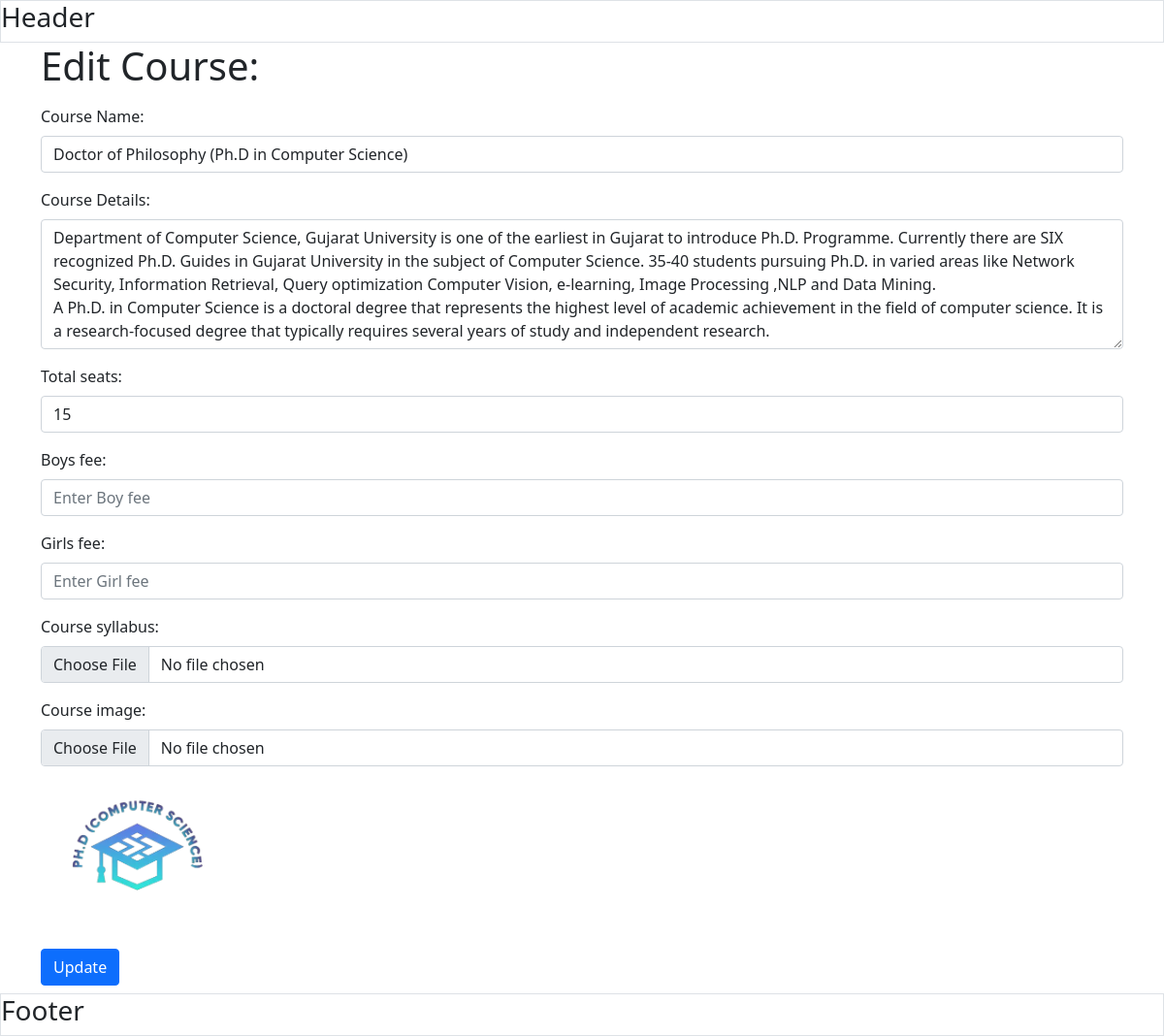
The app's page /Department/admin/edit_course.php?course_id=1 with its own data.
### tables this page shows
CREATE TABLE `course` (
  `course_id` int(11) NOT NULL,
  `course_name` varchar(255) DEFAULT NULL,
  `course_duration` tinyint(1) DEFAULT NULL,
  `course_details` text DEFAULT NULL,
  `course_document` text NOT NULL,
  `course_image` text NOT NULL,
  `seat_number` int(11) NOT NULL,
  `boys_fees` varchar(11) NOT NULL,
  `girls_fees` varchar(11) NOT NULL,
  `brouchers` varchar(100) NOT NULL
);

### Department/admin/edit_course.php (the view, shortened to what this page needs)
<?php
include "include/connection/db.php";
if (isset($_GET['course_id'])) {
    $courseId = $_GET['course_id'];
    $sql = "SELECT * FROM course WHERE course_id = $courseId";
    $result = mysqli_query($conn, $sql);
    $row = mysqli_fetch_assoc($result);
    $courseName = $row['course_name'];
    $courseDetails = $row['course_details'];
    $seats = $row['seat_number'];
    $boyFee = $row['boys_fees'];
    $girlFee = $row['girls_fees'];
} else {
    echo "Course ID not provided.";
    exit;
}
?>
<!DOCTYPE html>
<html lang="en">
<head>
    <link rel="stylesheet" href="include/css/bootstrap.min.css">
</head>
<body>
    <header class="border border-1">
        <h3>Header</h3>
    </header>
    <div class="container">
        <h1>Edit Course:</h1>
        <form method="post" enctype="multipart/form-data">
            <div class="py-2">
                <label for="course_name" class="form-label">Course Name:</label>
                <input type="text" name="course_name" id="course_name" class="form-control" placeholder="Enter course name here" required value="<?php echo $courseName; ?>">
            </div>
            <div class="py-2">
                <label for="course_details" class="form-label">Course Details:</label>
                <textarea placeholder="Course Details" name="course_details" id="course_details" class="form-control" rows="5" required><?php echo $courseDetails; ?></textarea>
            </div>
            <div class="py-2">
                <label for="seats" class="form-label">Total seats:</label>
                <input type="number" name="seats" id="seats" class="form-control" placeholder="Enter total seats" required value="<?php echo $seats; ?>">
            </div>
            <div class="py-2">
                <label for="boy_fee" class="form-label">Boys fee:</label>
                <input type="number" name="boy_fee" id="boy_fee" class="form-control" placeholder="Enter Boy fee" required value="<?php echo $boyFee; ?>">
            </div>
            <div class="py-2">
                <label for="girl_fee" class="form-label">Girls fee:</label>
                <input type="number" name="girl_fee" id="girl_fee" class="form-control" placeholder="Enter Girl fee" required value="<?php echo $girlFee; ?>">
            </div>
            <div class="py-2">
                <label for="course_document" class="form-label">Course syllabus:</label>
                <input type="file" name="course_document" id="course_document" class="form-control" placeholder="Enter your number here">
            </div>
            <div class="py-2">
                <label for="course_image" class="form-label">Course image:</label>
                <input type="file" name="course_image" id="course_image" class="form-control" placeholder="Enter your number here">
                <?php if ($row['course_image']): ?>
                    <img src="<?php echo './../'.$row['course_image']; ?>" alt="Course Image" class="preview-image">
                <?php endif; ?>
            </div>
            <div class="py-2">
                <input name="submit" type="submit" value="Update" class="btn btn-primary">
            </div>
        </form>
    </div>
    <footer class="border border-1">
        <h3>Footer</h3>
    </footer>
</body>
</html>

### Department/admin/edit_course.php (style rules this page uses)
.preview-image { max-width: 200px; margin-top: 10px; }

### records on screen
course: course_name "Doctor of Philosophy (Ph.D in Computer Science)", course_details "Department of Computer Science, Gujarat University is one of the earliest in Gujarat to introduce Ph.D. Programme. Currently there are SIX recognized Ph.D. Guides in Gujarat University in the subject of Computer Science. 35-40 students pursuing Ph.D. in varied areas like Network Security, Information Retrieval, Query optimization Computer Vision, e-learning, Image Processing ,NLP and Data Mining. A Ph.D. in Computer Science is a doctoral degree that represents the highest level of academic achievement in the field of computer science. It is a research-focused degree that typically requires several years of study and independent research.", seats "15", course_image (picture)
